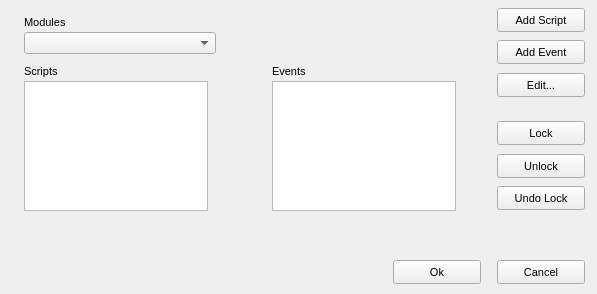
<?xml version="1.0"?>
<ui version="4.0">
  <class>ScriptWizardDialog</class>
  <widget class="QDialog" name="IDD_SCRIPTWIZ">
    <property name="geometry">
      <rect>
        <x>0</x>
        <y>0</y>
        <width>597</width>
        <height>294</height>
      </rect>
    </property>
    <property name="windowTitle">
      <string>ScriptWizard!</string>
    </property>
    <property name="font">
      <font>
        <family>Liberation Sans</family>
        <pointsize>8</pointsize>
        <bold>false</bold>
        <italic>false</italic>
      </font>
    </property>
    <property name="enabled">
      <bool>true</bool>
    </property>
    <property name="windowFlags">
      <set>Qt::Dialog|Qt::WindowCloseButtonHint</set>
    </property>
    <property name="minimumSize">
      <size>
        <width>597</width>
        <height>294</height>
      </size>
    </property>
    <property name="maximumSize">
      <size>
        <width>597</width>
        <height>294</height>
      </size>
    </property>
    <widget class="QPushButton" name="IDC_ADDSCRIPT">
      <property name="geometry">
        <rect>
          <x>497</x>
          <y>8</y>
          <width>88</width>
          <height>24</height>
        </rect>
      </property>
      <property name="text">
        <string>Add Script</string>
      </property>
      <property name="visible">
        <bool>true</bool>
      </property>
      <property name="enabled">
        <bool>true</bool>
      </property>
      <property name="default">
        <bool>false</bool>
      </property>
      <property name="autoDefault">
        <bool>false</bool>
      </property>
    </widget>
    <widget class="QLabel" name="IDC_STATIC">
      <property name="geometry">
        <rect>
          <x>24</x>
          <y>16</y>
          <width>184</width>
          <height>16</height>
        </rect>
      </property>
      <property name="text">
        <string>Modules</string>
      </property>
      <property name="visible">
        <bool>true</bool>
      </property>
      <property name="enabled">
        <bool>true</bool>
      </property>
      <property name="alignment">
        <set>Qt::AlignLeft</set>
      </property>
    </widget>
    <widget class="QComboBox" name="IDC_SCRMOD_BOX">
      <property name="maxVisibleItems">
        <number>5</number>
      </property>
      <property name="geometry">
        <rect>
          <x>24</x>
          <y>32</y>
          <width>192</width>
          <height>22</height>
        </rect>
      </property>
      <property name="visible">
        <bool>true</bool>
      </property>
      <property name="enabled">
        <bool>true</bool>
      </property>
      <property name="editable">
        <bool>false</bool>
      </property>
    </widget>
    <widget class="QPushButton" name="IDC_ADDEVENT">
      <property name="geometry">
        <rect>
          <x>497</x>
          <y>40</y>
          <width>88</width>
          <height>24</height>
        </rect>
      </property>
      <property name="text">
        <string>Add Event</string>
      </property>
      <property name="visible">
        <bool>true</bool>
      </property>
      <property name="enabled">
        <bool>true</bool>
      </property>
      <property name="default">
        <bool>false</bool>
      </property>
      <property name="autoDefault">
        <bool>false</bool>
      </property>
    </widget>
    <widget class="QLabel" name="IDC_STATIC_2">
      <property name="geometry">
        <rect>
          <x>24</x>
          <y>65</y>
          <width>184</width>
          <height>16</height>
        </rect>
      </property>
      <property name="text">
        <string>Scripts</string>
      </property>
      <property name="visible">
        <bool>true</bool>
      </property>
      <property name="enabled">
        <bool>true</bool>
      </property>
      <property name="alignment">
        <set>Qt::AlignLeft</set>
      </property>
    </widget>
    <widget class="QLabel" name="IDC_STATIC_3">
      <property name="geometry">
        <rect>
          <x>272</x>
          <y>65</y>
          <width>184</width>
          <height>16</height>
        </rect>
      </property>
      <property name="text">
        <string>Events</string>
      </property>
      <property name="visible">
        <bool>true</bool>
      </property>
      <property name="enabled">
        <bool>true</bool>
      </property>
      <property name="alignment">
        <set>Qt::AlignLeft</set>
      </property>
    </widget>
    <widget class="QPushButton" name="IDC_EDITSCRIPT">
      <property name="geometry">
        <rect>
          <x>497</x>
          <y>73</y>
          <width>88</width>
          <height>24</height>
        </rect>
      </property>
      <property name="text">
        <string>Edit...</string>
      </property>
      <property name="visible">
        <bool>true</bool>
      </property>
      <property name="enabled">
        <bool>true</bool>
      </property>
      <property name="default">
        <bool>false</bool>
      </property>
      <property name="autoDefault">
        <bool>false</bool>
      </property>
    </widget>
    <widget class="QListWidget" name="IDC_SCR_LISTBOX">
      <property name="geometry">
        <rect>
          <x>24</x>
          <y>81</y>
          <width>184</width>
          <height>130</height>
        </rect>
      </property>
      <property name="visible">
        <bool>true</bool>
      </property>
      <property name="enabled">
        <bool>true</bool>
      </property>
      <property name="selectionMode">
        <enum>QAbstractItemView::SingleSelection</enum>
      </property>
    </widget>
    <widget class="QListWidget" name="IDC_SCREVT_LISTBOX">
      <property name="geometry">
        <rect>
          <x>272</x>
          <y>81</y>
          <width>184</width>
          <height>130</height>
        </rect>
      </property>
      <property name="visible">
        <bool>true</bool>
      </property>
      <property name="enabled">
        <bool>true</bool>
      </property>
      <property name="selectionMode">
        <enum>QAbstractItemView::SingleSelection</enum>
      </property>
    </widget>
    <widget class="QPushButton" name="IDC_LOCK">
      <property name="geometry">
        <rect>
          <x>497</x>
          <y>121</y>
          <width>88</width>
          <height>24</height>
        </rect>
      </property>
      <property name="text">
        <string>Lock</string>
      </property>
      <property name="visible">
        <bool>true</bool>
      </property>
      <property name="enabled">
        <bool>true</bool>
      </property>
      <property name="default">
        <bool>false</bool>
      </property>
      <property name="autoDefault">
        <bool>false</bool>
      </property>
    </widget>
    <widget class="QPushButton" name="IDC_UNLOCK">
      <property name="geometry">
        <rect>
          <x>497</x>
          <y>154</y>
          <width>88</width>
          <height>24</height>
        </rect>
      </property>
      <property name="text">
        <string>Unlock</string>
      </property>
      <property name="visible">
        <bool>true</bool>
      </property>
      <property name="enabled">
        <bool>true</bool>
      </property>
      <property name="default">
        <bool>false</bool>
      </property>
      <property name="autoDefault">
        <bool>false</bool>
      </property>
    </widget>
    <widget class="QPushButton" name="IDC_UNDOLOCK">
      <property name="geometry">
        <rect>
          <x>497</x>
          <y>186</y>
          <width>88</width>
          <height>24</height>
        </rect>
      </property>
      <property name="text">
        <string>Undo Lock</string>
      </property>
      <property name="visible">
        <bool>true</bool>
      </property>
      <property name="enabled">
        <bool>true</bool>
      </property>
      <property name="default">
        <bool>false</bool>
      </property>
      <property name="autoDefault">
        <bool>false</bool>
      </property>
    </widget>
    <widget class="QPushButton" name="IDOK">
      <property name="geometry">
        <rect>
          <x>393</x>
          <y>260</y>
          <width>88</width>
          <height>24</height>
        </rect>
      </property>
      <property name="text">
        <string>Ok</string>
      </property>
      <property name="visible">
        <bool>true</bool>
      </property>
      <property name="enabled">
        <bool>true</bool>
      </property>
      <property name="default">
        <bool>false</bool>
      </property>
      <property name="autoDefault">
        <bool>false</bool>
      </property>
    </widget>
    <widget class="QPushButton" name="IDCANCEL">
      <property name="geometry">
        <rect>
          <x>497</x>
          <y>260</y>
          <width>88</width>
          <height>24</height>
        </rect>
      </property>
      <property name="text">
        <string>Cancel</string>
      </property>
      <property name="visible">
        <bool>true</bool>
      </property>
      <property name="enabled">
        <bool>true</bool>
      </property>
      <property name="default">
        <bool>false</bool>
      </property>
      <property name="autoDefault">
        <bool>false</bool>
      </property>
    </widget>
    <action name="IDD_ORPHANHUNTER">
      <property name="text">
        <string>Orphan Hunter</string>
      </property>
    </action>
    <action name="IDD_REORDER_PAGES">
      <property name="text">
        <string>Reorder Net Pages</string>
      </property>
    </action>
    <action name="IDD_SHOW_ALL_CHECKED_OUT">
      <property name="text">
        <string>Show All Pages Checked Out</string>
      </property>
    </action>
    <action name="IDM_IMPORT_BITMAP">
      <property name="text">
        <string>Bitmap/Animation Converter...</string>
      </property>
    </action>
    <action name="ID_APP_ABOUT">
      <property name="text">
        <string>&amp;About editor...</string>
      </property>
    </action>
    <action name="ID_APP_EXIT">
      <property name="text">
        <string>E&amp;xit</string>
      </property>
      <property name="shortcut">
        <string>Alt+X</string>
      </property>
    </action>
    <action name="ID_BRIEFING_EDITOR">
      <property name="text">
        <string>Briefing Editor...</string>
      </property>
    </action>
    <action name="ID_BUTTON_LIGHTING">
      <property name="text">
        <string>ID_BUTTON_LIGHTING</string>
      </property>
    </action>
    <action name="ID_BUTTON_OUTLINE">
      <property name="text">
        <string>ID_BUTTON_OUTLINE</string>
      </property>
    </action>
    <action name="ID_BUTTON_WINDOWSELECTION">
      <property name="text">
        <string>ID_BUTTON_WINDOWSELECTION</string>
      </property>
    </action>
    <action name="ID_D3HELP">
      <property name="text">
        <string>Help on D3 Editor</string>
      </property>
    </action>
    <action name="ID_EDITORS_AIPROPERTIES">
      <property name="text">
        <string>AI Properties...</string>
      </property>
    </action>
    <action name="ID_EDITORS_AMBIENTSOUNDS">
      <property name="text">
        <string>Ambient Sounds...</string>
      </property>
    </action>
    <action name="ID_EDITORS_DALLAS">
      <property name="text">
        <string>Dallas Graphical Script Editor...</string>
      </property>
    </action>
    <action name="ID_EDITORS_FILES">
      <property name="text">
        <string>Files...</string>
      </property>
    </action>
    <action name="ID_EDITORS_MEGACELLS">
      <property name="text">
        <string>Megacells...</string>
      </property>
    </action>
    <action name="ID_EDIT_ADDSELECT">
      <property name="text">
        <string>Add Current Room to Selected List</string>
      </property>
    </action>
    <action name="ID_EDIT_ATTACH">
      <property name="text">
        <string>&amp;Attach</string>
      </property>
    </action>
    <action name="ID_EDIT_CLEARSELECTED">
      <property name="text">
        <string>Clear Selected List</string>
      </property>
    </action>
    <action name="ID_EDIT_COPY">
      <property name="text">
        <string>&amp;Copy</string>
      </property>
      <property name="shortcut">
        <string>Ctrl+Ins</string>
      </property>
    </action>
    <action name="ID_EDIT_CUT">
      <property name="text">
        <string>Cu&amp;t</string>
      </property>
      <property name="shortcut">
        <string>Shift+Del</string>
      </property>
    </action>
    <action name="ID_EDIT_DELETE">
      <property name="text">
        <string>&amp;Delete</string>
      </property>
    </action>
    <action name="ID_EDIT_LOADSCRAP">
      <property name="text">
        <string>Load Scrap from Disk</string>
      </property>
    </action>
    <action name="ID_EDIT_PASTE">
      <property name="text">
        <string>&amp;Paste</string>
      </property>
      <property name="shortcut">
        <string>Shift+Ins</string>
      </property>
    </action>
    <action name="ID_EDIT_PLACE">
      <property name="text">
        <string>&amp;Place in Mine</string>
      </property>
    </action>
    <action name="ID_EDIT_PLACE_TERRAIN">
      <property name="text">
        <string>&amp;Place on Terrain</string>
      </property>
    </action>
    <action name="ID_EDIT_REMOVESELECT">
      <property name="text">
        <string>Remove Current Room from Selected List</string>
      </property>
    </action>
    <action name="ID_EDIT_SAVESCRAP">
      <property name="text">
        <string>Save Scrap to Disk</string>
      </property>
    </action>
    <action name="ID_EDIT_SELECTATTACHED">
      <property name="text">
        <string>Select All Rooms Attached to Current Room</string>
      </property>
    </action>
    <action name="ID_EDIT_UNDO">
      <property name="text">
        <string>&amp;Undo</string>
      </property>
      <property name="shortcut">
        <string>Alt+Backspace</string>
      </property>
    </action>
    <action name="ID_FILE_AUTOSAVE">
      <property name="text">
        <string>Autosave</string>
      </property>
      <property name="checkable">
        <bool>true</bool>
      </property>
    </action>
    <action name="ID_FILE_CHECKMINE">
      <property name="text">
        <string>&amp;Check Mine</string>
      </property>
    </action>
    <action name="ID_FILE_FIXCRACKS">
      <property name="text">
        <string>Fix Level Cracks</string>
      </property>
    </action>
    <action name="ID_FILE_FIXDEGENERATEFACES">
      <property name="text">
        <string>Fix/Remove Degenerate Faces</string>
      </property>
    </action>
    <action name="ID_FILE_IMPORT_ROOM">
      <property name="text">
        <string>Import 3DSMax Room</string>
      </property>
    </action>
    <action name="ID_FILE_INFORMATION">
      <property name="text">
        <string>&amp;Information</string>
      </property>
      <property name="shortcut">
        <string>Alt+I</string>
      </property>
    </action>
    <action name="ID_FILE_LEAVE_EDITOR">
      <property name="text">
        <string>Go to main menu...</string>
      </property>
    </action>
    <action name="ID_FILE_LEVELPROPS">
      <property name="text">
        <string>Set Selected Room(s) Properties</string>
      </property>
    </action>
    <action name="ID_FILE_LEVEL_INFO">
      <property name="text">
        <string>Edit Level Info...</string>
      </property>
    </action>
    <action name="ID_FILE_MRU_FILE1">
      <property name="text">
        <string>Recent File</string>
      </property>
      <property name="enabled">
        <bool>false</bool>
      </property>
    </action>
    <action name="ID_FILE_NEW">
      <property name="text">
        <string>&amp;New</string>
      </property>
      <property name="shortcut">
        <string>Ctrl+N</string>
      </property>
    </action>
    <action name="ID_FILE_OPEN">
      <property name="text">
        <string>&amp;Open...</string>
      </property>
      <property name="shortcut">
        <string>Ctrl+O</string>
      </property>
    </action>
    <action name="ID_FILE_PLAY640X480">
      <property name="text">
        <string>&amp;Play in 640 x 480</string>
      </property>
      <property name="shortcut">
        <string>Alt+P</string>
      </property>
    </action>
    <action name="ID_FILE_PREFERENCES">
      <property name="text">
        <string>Preferences</string>
      </property>
    </action>
    <action name="ID_FILE_PRINT">
      <property name="text">
        <string>&amp;Print...</string>
      </property>
      <property name="shortcut">
        <string>Ctrl+P</string>
      </property>
    </action>
    <action name="ID_FILE_PRINT_PREVIEW">
      <property name="text">
        <string>Print Pre&amp;view</string>
      </property>
    </action>
    <action name="ID_FILE_PRINT_SETUP">
      <property name="text">
        <string>P&amp;rint Setup...</string>
      </property>
    </action>
    <action name="ID_FILE_REMOVEDUPLICATEFACESFROMCURRENTROOM">
      <property name="text">
        <string>Remove Duplicate Faces from Current Room</string>
      </property>
    </action>
    <action name="ID_FILE_REMOVEEXTRAPOINTS">
      <property name="text">
        <string>Remove Extra Points</string>
      </property>
    </action>
    <action name="ID_FILE_RESTOREGAMESTATE">
      <property name="text">
        <string>Restore Gamestate</string>
      </property>
    </action>
    <action name="ID_FILE_SAVE">
      <property name="text">
        <string>&amp;Save</string>
      </property>
      <property name="shortcut">
        <string>Ctrl+S</string>
      </property>
    </action>
    <action name="ID_FILE_SAVEGOALTEXT">
      <property name="text">
        <string>Save Goal Text to File</string>
      </property>
    </action>
    <action name="ID_FILE_SAVE_AS">
      <property name="text">
        <string>Save &amp;As...</string>
      </property>
    </action>
    <action name="ID_FILE_SAVE_COPY_AS">
      <property name="text">
        <string>Save Copy &amp;As...</string>
      </property>
    </action>
    <action name="ID_FILE_STATS">
      <property name="text">
        <string>Show Level Stats</string>
      </property>
    </action>
    <action name="ID_FILE_UPDATE">
      <property name="text">
        <string>&amp;Update</string>
      </property>
      <property name="shortcut">
        <string>Ctrl+S</string>
      </property>
    </action>
    <action name="ID_FILE_VERIFY_LEVEL">
      <property name="text">
        <string>Verify Level</string>
      </property>
    </action>
    <action name="ID_HOTSPOT_TGA">
      <property name="text">
        <string>HotSpot TGA Extractor...</string>
      </property>
    </action>
    <action name="ID_MINE_VIEW">
      <property name="text">
        <string>Mine View</string>
      </property>
      <property name="shortcut">
        <string>F2</string>
      </property>
    </action>
    <action name="ID_OBJBUTTON">
      <property name="text">
        <string>ID_OBJBUTTON</string>
      </property>
    </action>
    <action name="ID_OBJECT_DELETEOBJECT">
      <property name="text">
        <string>Delete Object</string>
      </property>
      <property name="shortcut">
        <string>Del</string>
      </property>
    </action>
    <action name="ID_OBJECT_MOVEPLAYER">
      <property name="text">
        <string>Move Player 0 to Viewer</string>
      </property>
    </action>
    <action name="ID_OBJECT_PLACECAMERAATCURRENTFACE">
      <property name="text">
        <string>Create New Camera at Current Face</string>
      </property>
    </action>
    <action name="ID_OBJECT_PLACECAMERAATVIEWER">
      <property name="text">
        <string>Create New Camera at Viewer</string>
      </property>
    </action>
    <action name="ID_OBJECT_PLACEOBJECT">
      <property name="text">
        <string>Place Object</string>
      </property>
      <property name="shortcut">
        <string>Ins</string>
      </property>
    </action>
    <action name="ID_OBJECT_PLACESOUNDSOURCEATVIEWER">
      <property name="text">
        <string>Create SoundSource at Viewer</string>
      </property>
    </action>
    <action name="ID_OBJECT_PLACEWAYPOINTATVIEWER">
      <property name="text">
        <string>Place Waypoint at Viewer</string>
      </property>
    </action>
    <action name="ID_OBJECT_SELECTBYNUMBER">
      <property name="text">
        <string>Select Object By Number</string>
      </property>
    </action>
    <action name="ID_OBJECT_SETCAMERAFROMVIEWER">
      <property name="text">
        <string>Move Camera to Viewer</string>
      </property>
    </action>
    <action name="ID_OBJECT_SETVIEWERFROMCAMERA">
      <property name="text">
        <string>Move Viewer to Camera</string>
      </property>
    </action>
    <action name="ID_OSIRISCOMPILE">
      <property name="text">
        <string>ID_OSIRISCOMPILE</string>
      </property>
    </action>
    <action name="ID_REINIT_OPENGL">
      <property name="text">
        <string>ID_REINIT_OPENGL</string>
      </property>
    </action>
    <action name="ID_ROOM_ADD">
      <property name="text">
        <string>&amp;Add Room at Current Face</string>
      </property>
      <property name="shortcut">
        <string>Shift+A</string>
      </property>
    </action>
    <action name="ID_ROOM_ADDVERTTONEWFACE">
      <property name="text">
        <string>Add Vert to New Face</string>
      </property>
      <property name="shortcut">
        <string>Shift+V</string>
      </property>
    </action>
    <action name="ID_ROOM_ATTACHROOM">
      <property name="text">
        <string>Attach Room</string>
      </property>
    </action>
    <action name="ID_ROOM_BUILDBRIDGE">
      <property name="text">
        <string>&amp;Build Bridge</string>
      </property>
    </action>
    <action name="ID_ROOM_BUILDSMOOTHBRIDGE">
      <property name="text">
        <string>Build Smooth Bridge</string>
      </property>
      <property name="shortcut">
        <string>Ctrl+B</string>
      </property>
    </action>
    <action name="ID_ROOM_CLEARCENTERPOINT">
      <property name="text">
        <string>Clear Center Point</string>
      </property>
    </action>
    <action name="ID_ROOM_COMBINE">
      <property name="text">
        <string>Combine Rooms</string>
      </property>
    </action>
    <action name="ID_ROOM_DELETE">
      <property name="text">
        <string>Delete Current Room</string>
      </property>
    </action>
    <action name="ID_ROOM_DELETECONNECTEDFACES">
      <property name="text">
        <string>Delete Connected Faces</string>
      </property>
    </action>
    <action name="ID_ROOM_DELETEFACE">
      <property name="text">
        <string>Delete Current Face</string>
      </property>
    </action>
    <action name="ID_ROOM_DELETEPORTAL">
      <property name="text">
        <string>Delete Current Portal</string>
      </property>
    </action>
    <action name="ID_ROOM_DELETEVERT">
      <property name="text">
        <string>Delete Current Vert From Face</string>
      </property>
    </action>
    <action name="ID_ROOM_DROPROOM">
      <property name="text">
        <string>Drop Room</string>
      </property>
    </action>
    <action name="ID_ROOM_FACE_ADDVERTTOEDGE">
      <property name="text">
        <string>Add Vert To Edge</string>
      </property>
    </action>
    <action name="ID_ROOM_FACE_DELETEVERTONEDGE">
      <property name="text">
        <string>Delete Vert on Edge</string>
      </property>
    </action>
    <action name="ID_ROOM_FACE_MOVEVERTONEDGE">
      <property name="text">
        <string>Move Vert on Edge</string>
      </property>
    </action>
    <action name="ID_ROOM_FACE_SPLITFACE">
      <property name="text">
        <string>Split Face</string>
      </property>
    </action>
    <action name="ID_ROOM_FINISHNEWFACE">
      <property name="text">
        <string>Add Last Point to New Face (Finish Face)</string>
      </property>
    </action>
    <action name="ID_ROOM_GRABTEXTURE">
      <property name="text">
        <string>Grab Texture</string>
      </property>
      <property name="shortcut">
        <string>G</string>
      </property>
    </action>
    <action name="ID_ROOM_JOINROOMS">
      <property name="text">
        <string>Join Rooms</string>
      </property>
    </action>
    <action name="ID_ROOM_JOINROOMSEXACT">
      <property name="text">
        <string>Join Rooms Exact</string>
      </property>
    </action>
    <action name="ID_ROOM_JOIN_ADJACENT_FACES">
      <property name="text">
        <string>Join Adjacent Faces</string>
      </property>
    </action>
    <action name="ID_ROOM_LINKTONEWEXTERNAL">
      <property name="text">
        <string>Link Room to New External Room</string>
      </property>
    </action>
    <action name="ID_ROOM_MARK">
      <property name="text">
        <string>&amp;Mark Room/Face</string>
      </property>
      <property name="shortcut">
        <string>Ctrl+M</string>
      </property>
    </action>
    <action name="ID_ROOM_MERGEOBJECTINTOROOM">
      <property name="text">
        <string>Merge Object into Room</string>
      </property>
    </action>
    <action name="ID_ROOM_NEXTFACE">
      <property name="text">
        <string>Next Face</string>
      </property>
      <property name="shortcut">
        <string>F</string>
      </property>
    </action>
    <action name="ID_ROOM_PLACEROOM">
      <property name="text">
        <string>Place Room at Current Room</string>
      </property>
    </action>
    <action name="ID_ROOM_PLACETERRAINROOM">
      <property name="text">
        <string>Place Room at Current Terrain Cell</string>
      </property>
    </action>
    <action name="ID_ROOM_PREVIOUSFACE">
      <property name="text">
        <string>Previous Face</string>
      </property>
      <property name="shortcut">
        <string>Shift+F</string>
      </property>
    </action>
    <action name="ID_ROOM_PROPAGATETOADJACENTCOPLANARFACES">
      <property name="text">
        <string>Propagate to Adjacent Coplanar Faces</string>
      </property>
      <property name="shortcut">
        <string>Ctrl+F</string>
      </property>
    </action>
    <action name="ID_ROOM_PROPAGATETOALL">
      <property name="text">
        <string>Propagate to All Faces in Room</string>
      </property>
      <property name="shortcut">
        <string>Shift+R</string>
      </property>
    </action>
    <action name="ID_ROOM_RENAMEROOM">
      <property name="text">
        <string>Rename Room</string>
      </property>
      <property name="shortcut">
        <string>Ctrl+R</string>
      </property>
    </action>
    <action name="ID_ROOM_ROTATEPLACEDROOM45DEGREES">
      <property name="text">
        <string>Rotate Placed Room 45 Degrees</string>
      </property>
    </action>
    <action name="ID_ROOM_SAVECURRENTROOM">
      <property name="text">
        <string>Save Current Room</string>
      </property>
    </action>
    <action name="ID_ROOM_SELECTBYNUMBER">
      <property name="text">
        <string>Select Room by Number</string>
      </property>
    </action>
    <action name="ID_ROOM_SELECTFACEBYNUMBER">
      <property name="text">
        <string>Select Face by Number</string>
      </property>
    </action>
    <action name="ID_ROOM_SETCENTERFROMVIEWER">
      <property name="text">
        <string>Set Room Center from Viewer</string>
      </property>
    </action>
    <action name="ID_ROOM_SNAPPLACEDROOM">
      <property name="text">
        <string>Snap Placed Room</string>
      </property>
    </action>
    <action name="ID_ROOM_SNAPPOINTTOEDGE">
      <property name="text">
        <string>Snap Point to Edge</string>
      </property>
    </action>
    <action name="ID_ROOM_SNAPPOINTTOFACE">
      <property name="text">
        <string>Snap Point to Face</string>
      </property>
    </action>
    <action name="ID_ROOM_SNAPPOINTTOPOINT">
      <property name="text">
        <string>Snap Point to Point</string>
      </property>
    </action>
    <action name="ID_ROOM_SPLITFACE">
      <property name="text">
        <string>Triangulate face</string>
      </property>
    </action>
    <action name="ID_ROOM_STARTNEWFACE">
      <property name="text">
        <string>Add First Point to New Face (Start Face)</string>
      </property>
    </action>
    <action name="ID_ROOM_SWAPMAKEDANDCURRENTROOMFACE">
      <property name="text">
        <string>Swap Marked and Current Room/Face</string>
      </property>
    </action>
    <action name="ID_ROOM_UNDOSNAP">
      <property name="text">
        <string>Undo Snap</string>
      </property>
    </action>
    <action name="ID_ROOM_UNPLACEROOM">
      <property name="text">
        <string>Un-place Room/Group/Door</string>
      </property>
    </action>
    <action name="ID_ROOM_VIEW">
      <property name="text">
        <string>Room View</string>
      </property>
      <property name="shortcut">
        <string>F4</string>
      </property>
    </action>
    <action name="ID_SCRIPT_LEVEL_INTERFACE">
      <property name="text">
        <string>Levels and Scripts...</string>
      </property>
    </action>
    <action name="ID_SUBEDITORS_FONT">
      <property name="text">
        <string>Font Editor...</string>
      </property>
    </action>
    <action name="ID_SUBEDITORS_HOGMAKER">
      <property name="text">
        <string>Hog Maker...</string>
      </property>
    </action>
    <action name="ID_SUBEDITORS_TABLEFILEEDIT">
      <property name="text">
        <string>Table File Text Editor...</string>
      </property>
    </action>
    <action name="ID_SUBEDITORS_TABLEFILEFILTER">
      <property name="text">
        <string>Table File Filter...</string>
      </property>
    </action>
    <action name="ID_TABLEEDIT_FILE_EXIT">
      <property name="text">
        <string>&amp;Exit</string>
      </property>
    </action>
    <action name="ID_TABLEEDIT_FILE_LOAD">
      <property name="text">
        <string>&amp;Load...</string>
      </property>
    </action>
    <action name="ID_TABLEEDIT_FILE_SAVE">
      <property name="text">
        <string>&amp;Save</string>
      </property>
    </action>
    <action name="ID_TABLEEDIT_FILE_SAVE_AS">
      <property name="text">
        <string>S&amp;ave as...</string>
      </property>
    </action>
    <action name="ID_TABLEFILTER_FILE_EXIT">
      <property name="text">
        <string>Exit</string>
      </property>
    </action>
    <action name="ID_TABLEFILTER_FILE_LOAD">
      <property name="text">
        <string>Load...</string>
      </property>
    </action>
    <action name="ID_TABLEFILTER_FILE_NEW">
      <property name="text">
        <string>New</string>
      </property>
    </action>
    <action name="ID_TABLEFILTER_FILE_SAVE">
      <property name="text">
        <string>Save</string>
      </property>
    </action>
    <action name="ID_TABLEFILTER_FILE_SAVEAS">
      <property name="text">
        <string>Save as...</string>
      </property>
    </action>
    <action name="ID_TERRAIN_VIEW">
      <property name="text">
        <string>Terrain View</string>
      </property>
      <property name="shortcut">
        <string>F3</string>
      </property>
    </action>
    <action name="ID_TEST_TEST1">
      <property name="text">
        <string>Test function 1</string>
      </property>
    </action>
    <action name="ID_TEST_TEST2">
      <property name="text">
        <string>Test function 2</string>
      </property>
    </action>
    <action name="ID_TEST_TEST3">
      <property name="text">
        <string>Test function 3</string>
      </property>
    </action>
    <action name="ID_TOOLS_WORLD_OBJECTS_BUILDINGS">
      <property name="text">
        <string>Buildings...</string>
      </property>
    </action>
    <action name="ID_TOOLS_WORLD_OBJECTS_CLUTTER">
      <property name="text">
        <string>Clutter...</string>
      </property>
    </action>
    <action name="ID_TOOLS_WORLD_OBJECTS_DOOR">
      <property name="text">
        <string>Doors...</string>
      </property>
    </action>
    <action name="ID_TOOLS_WORLD_OBJECTS_LIGHTS">
      <property name="text">
        <string>Lights...</string>
      </property>
    </action>
    <action name="ID_TOOLS_WORLD_OBJECTS_PLAYER">
      <property name="text">
        <string>Player Ships...</string>
      </property>
    </action>
    <action name="ID_TOOLS_WORLD_OBJECTS_POWERUPS">
      <property name="text">
        <string>Powerups...</string>
      </property>
    </action>
    <action name="ID_TOOLS_WORLD_OBJECTS_ROBOTS">
      <property name="text">
        <string>Robots...</string>
      </property>
    </action>
    <action name="ID_TOOLS_WORLD_OBJECTS_SOUND">
      <property name="text">
        <string>Sounds...</string>
      </property>
    </action>
    <action name="ID_TOOLS_WORLD_TEXTURES">
      <property name="text">
        <string>Textures...</string>
      </property>
    </action>
    <action name="ID_TOOLS_WORLD_WEAPONS">
      <property name="text">
        <string>Weapons...</string>
      </property>
    </action>
    <action name="ID_VIEW_CENTERONCUBE">
      <property name="text">
        <string>Center on Current &amp;Room</string>
      </property>
      <property name="shortcut">
        <string>Home</string>
      </property>
    </action>
    <action name="ID_VIEW_CENTERONMINE">
      <property name="text">
        <string>Center on &amp;Mine Origin</string>
      </property>
    </action>
    <action name="ID_VIEW_CENTERONOBJECT">
      <property name="text">
        <string>Center on Current &amp;Object</string>
      </property>
    </action>
    <action name="ID_VIEW_DELETEVIEWER">
      <property name="text">
        <string>Delete Viewer</string>
      </property>
    </action>
    <action name="ID_VIEW_FLIP">
      <property name="text">
        <string>Flip Viewer</string>
      </property>
      <property name="shortcut">
        <string>/</string>
      </property>
    </action>
    <action name="ID_VIEW_KEYPAD_TOGGLE">
      <property name="text">
        <string>Keypad</string>
      </property>
      <property name="shortcut">
        <string>F10</string>
      </property>
    </action>
    <action name="ID_VIEW_MOVECAMERATOCURRENTOBJECT">
      <property name="text">
        <string>Move camera to Current Object</string>
      </property>
    </action>
    <action name="ID_VIEW_MOVECAMERATOSELECTEDFACE">
      <property name="text">
        <string>Move camera to &amp;Current Face</string>
      </property>
      <property name="shortcut">
        <string>Shift+C</string>
      </property>
    </action>
    <action name="ID_VIEW_MOVECAMERATOSELECTEDROOM">
      <property name="text">
        <string>Move camera to &amp;Current Room</string>
      </property>
      <property name="shortcut">
        <string>C</string>
      </property>
    </action>
    <action name="ID_VIEW_NEWVIEWER">
      <property name="text">
        <string>New Viewer</string>
      </property>
    </action>
    <action name="ID_VIEW_NEXTVIEWER">
      <property name="text">
        <string>Next Viewer</string>
      </property>
    </action>
    <action name="ID_VIEW_RESETVIEWRADIUS">
      <property name="text">
        <string>Reset View Radius</string>
      </property>
    </action>
    <action name="ID_VIEW_SHOWOBJECTSINWIREFRAMEVIEW">
      <property name="text">
        <string>Show objects in Wireframe view</string>
      </property>
    </action>
    <action name="ID_VIEW_SHOWVIEWERFORWARDVECTOR">
      <property name="text">
        <string>Show Viewer Forward Vector</string>
      </property>
    </action>
    <action name="ID_VIEW_STATUS_BAR">
      <property name="text">
        <string>&amp;Status Bar</string>
      </property>
    </action>
    <action name="ID_VIEW_TEXTUREMINE">
      <property name="text">
        <string>Te&amp;xtured view</string>
      </property>
    </action>
    <action name="ID_VIEW_TOOLBAR">
      <property name="text">
        <string>&amp;Toolbar</string>
      </property>
    </action>
    <action name="ID_VIEW_VIEWPROP">
      <property name="text">
        <string>Display Viewer Properties</string>
      </property>
    </action>
    <action name="ID_VIEW_WIREFRAMEMINE">
      <property name="text">
        <string>&amp;Wireframe view</string>
      </property>
    </action>
    <action name="ID_WINDOW_CASCADE">
      <property name="text">
        <string>&amp;Cascade</string>
      </property>
    </action>
    <action name="ID_WINDOW_TILE">
      <property name="text">
        <string>&amp;Tile</string>
      </property>
    </action>
    <action name="ID_ZBUTTON">
      <property name="text">
        <string>ID_ZBUTTON</string>
      </property>
    </action>
  </widget>
</ui>
